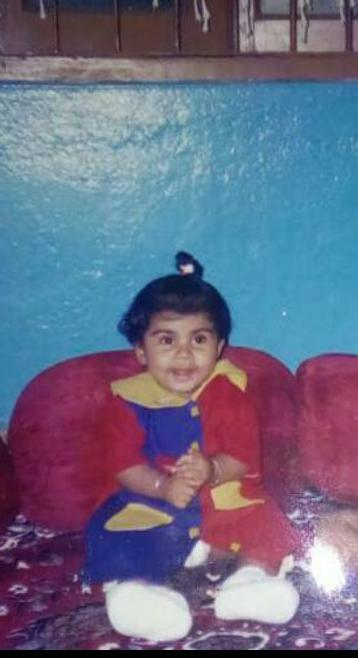
#> input picture openCV/Files/baby.jpg, 358 x 658 px
$ python face_detector.py
#> lines starting #> are read from the running program, lines starting #| are printed output that depends on the picture; after the words box and inside, x2 and y2 are one past the last pixel; in counts of white or black regions, pixels touching at a corner belong together
import cv2

face_cascade = cv2.CascadeClassifier("haarcascade_frontalface_default.xml")

img = cv2.imread("baby.jpg")
#> img is the input picture: shape (658, 358, 3); mean B, G, R 132.6, 107.3, 106.5
gray_img = cv2.cvtColor(img,cv2.COLOR_BGR2GRAY)
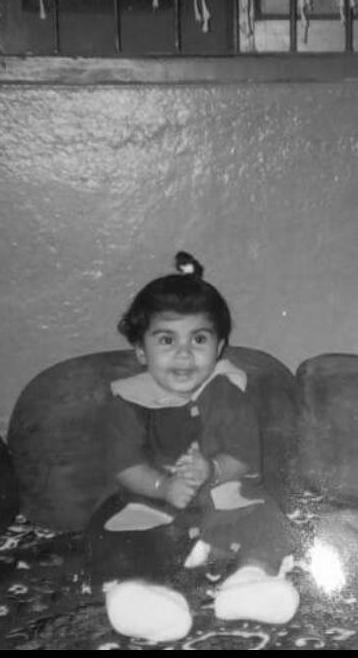
#> gray_img: shape (658, 358); min 0, max 255, mean 109.9

faces = face_cascade.detectMultiScale(gray_img,
scaleFactor = 1.05,
minNeighbors = 5)
#> faces = [[138, 306, 90, 90]]

for x,y,w,h in faces:
    img = cv2.rectangle(img, (x,y),(x+w,y+h),(0,255,0),3)
#> this loop made 1 pass
#> pass 1, `img = cv2.rectangle(img, (x,y),(x+w,y+h),(0,255,0),3)`:
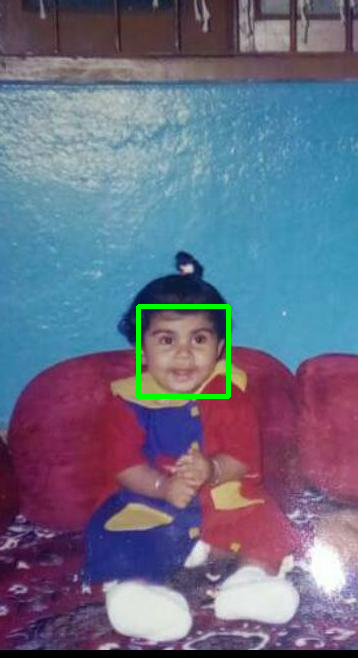
#> img: shape (658, 358, 3); 0.76% of pixels changed, all inside (x1, y1, x2, y2) = (136, 304, 231, 399)

print(type(faces))
#| <class 'numpy.ndarray'>
print(faces)
#| [[138 306  90  90]]

cv2.imshow("Gray",img)
cv2.waitKey(0)
cv2.destroyAllWindows()

$ run again, with openCV/Files/photo.jpg copied over openCV/Files/baby.jpg
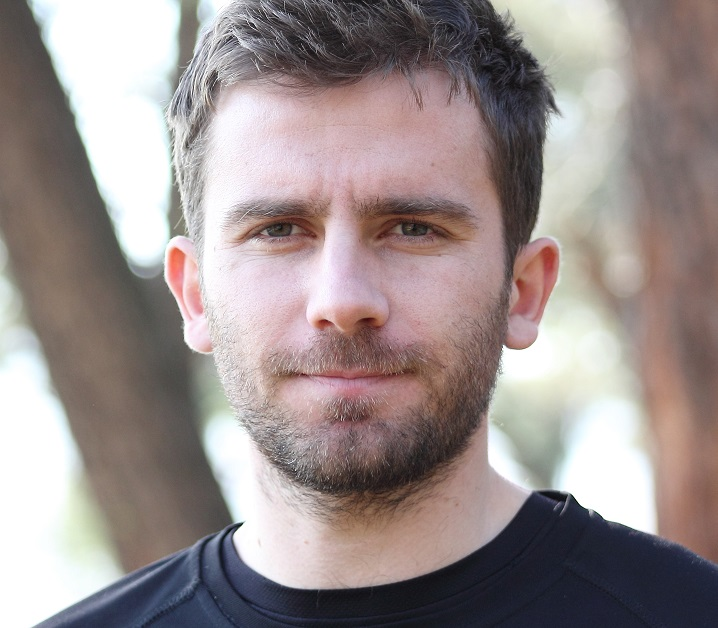
#> input picture openCV/Files/photo.jpg, 718 x 628 px
#> img is the input picture: shape (628, 718, 3); mean B, G, R 142, 143.2, 154.6
#> `gray_img = cv2.cvtColor(img,cv2.COLOR_BGR2GRAY)`:
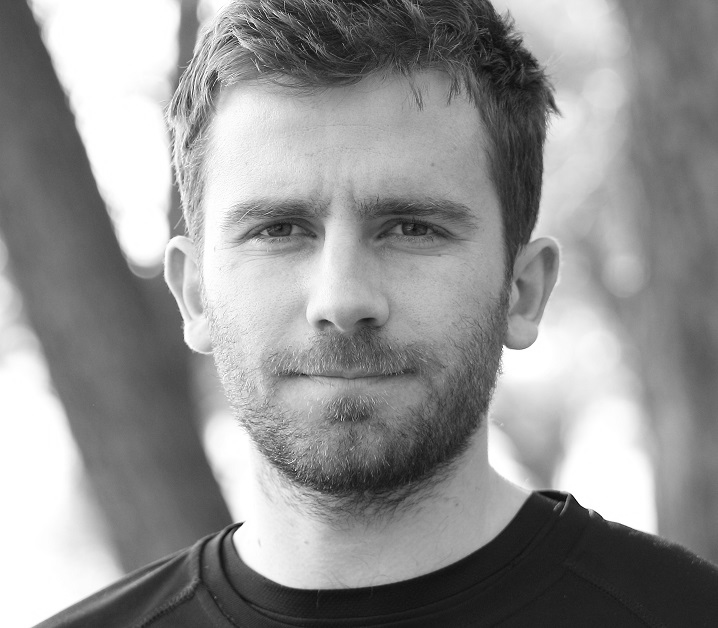
#> gray_img: shape (628, 718); min 2, max 255, mean 146.4
#> faces = [[157, 84, 379, 379]]
#> the loop `for x,y,w,h in faces:` made 1 pass
#> pass 1, `img = cv2.rectangle(img, (x,y),(x+w,y+h),(0,255,0),3)`:
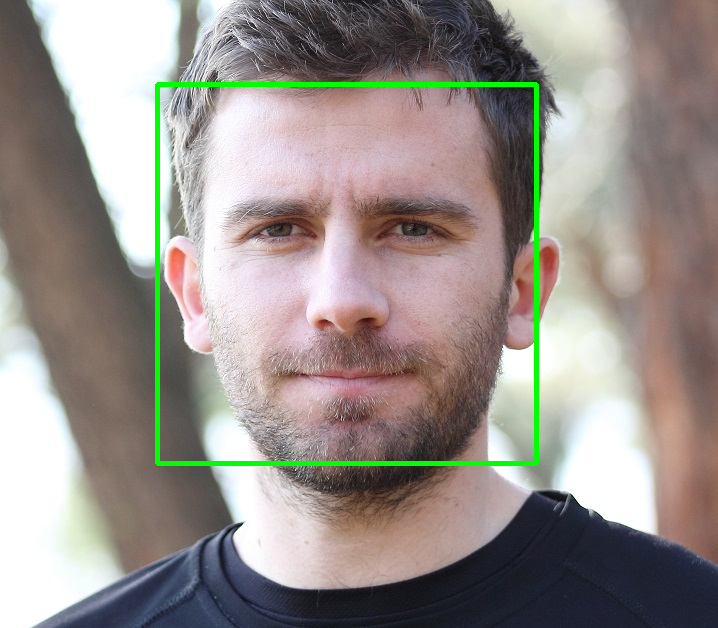
#> img: shape (628, 718, 3); 1.68% of pixels changed, all inside (x1, y1, x2, y2) = (155, 82, 539, 466)
#| <class 'numpy.ndarray'>
#| [[157  84 379 379]]
